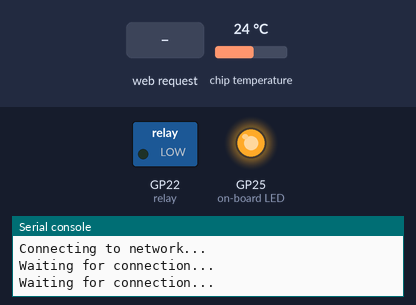
A program run on a simulated Raspberry Pi Pico running MicroPython. On the bench: switched loads named in the program (green lamp = pin HIGH), output pins drawn as LEDs (lit = HIGH), the last lines printed to the serial console. Inputs (shaded band) come from the test bench; at power-on: chip temperature 24 °C. WiFi joins after 1.5 s.

Above: at 1.2 s.
1.3 s: HTTP request GET /alarm/on received
5.6 s: HTTP request GET /alarm/off received
At 15.1 s:
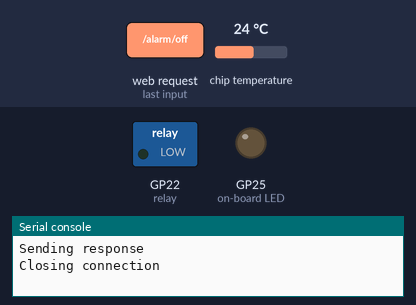
15.5 s: HTTP request GET /alarm/on received
At 16.8 s:
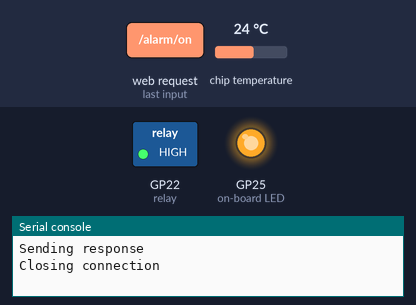
Timing chart, 0 to 18.5 s (numbered marks = the images above; inputs shaded):
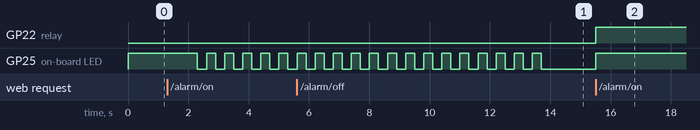

The program:

relay_V2.py
```python
import network
import socket
import uasyncio as asyncio
from time import sleep
from picozero import pico_temp_sensor, pico_led
import machine
import json

relay = machine.Pin(22, machine.Pin.OUT)

# ssid = "BT-P8A5PT"
# password = 'hARMLTPd7caeHf'
ssid = "Millfarm-House-LongRange"
password = 'hARMLTPd7caeHf'

async def connect():
    print('Connecting to network...')
    wlan = network.WLAN(network.STA_IF)
    wlan.active(True)
    wlan.config(pm=0xa11140)  # Disable power management
    wlan.connect(ssid, password)
    while not wlan.isconnected():
        pico_led.on()
        print("Waiting for connection...")
        await asyncio.sleep(1)
        pico_led.off()
    config = wlan.ifconfig()
    ip = config[0]
    mac = wlan.config('mac')
    mac_address = '-'.join('%02x' % b for b in mac).upper()
    print(f"Connected to {ip} with MAC {mac_address}")
    return ip, wlan

async def open_socket(ip):
    address = (ip, 80)
    connection = socket.socket()
    connection.bind(address)
    connection.listen(5)
    connection.setblocking(False)
    print(f"Listening on {ip}:80")
    return connection

async def serve(connection, wlan):
    blink_light_range(20)
    print('Server is ready')
    keep_alive_task = asyncio.create_task(keep_alive(wlan))
    while True:
        if not wlan.isconnected():
            print("Disconnected from network, attempting to reconnect...")
            connection.close()
            ip, wlan = await reconnect(wlan)
            connection = await open_socket(ip)
            keep_alive_task.cancel()
            keep_alive_task = asyncio.create_task(keep_alive(wlan))
            continue

        try:
            client, addr = await asyncio.wait_for(accept_client(connection), timeout=1)
            print(f"Connection from {addr}")
            asyncio.create_task(handle_client(client))
        except asyncio.TimeoutError:
            pass
        except OSError as e:
            if e.errno == 11:  # EAGAIN error
                continue
            else:
                print(f"Error in serve: {e}")

async def accept_client(connection):
    while True:
        try:
            client, addr = connection.accept()
            return client, addr
        except OSError as e:
            if e.errno == 11:  # EAGAIN error
                await asyncio.sleep(0.1)
            else:
                raise

async def handle_client(client):
    try:
        client.settimeout(3.0)
        request = await asyncio.wait_for(read_request(client), timeout=3)
        print('Handling request')
        print(request)
        request = request.decode("utf-8")
        temperature = pico_temp_sensor.temp
        alarm_on = request.find('/alarm/on')
        alarm_off = request.find('/alarm/off')
        state = 0
        if alarm_on > 0:
            pico_led.on()
            relay.value(1)
            state = 1
        if alarm_off > 0:
            pico_led.off()
            relay.value(0)
            state = 0
        data = {"state": state, "temperature": temperature}
        response = json.dumps(data)
        print('Sending response')
        client.send("HTTP/1.1 200 OK\r\n")
        client.send("Content-Type: application/json\r\n\r\n")
        client.send(response)
        print('Closing connection')
    except asyncio.TimeoutError:
        print("Client request timed out")
    except Exception as e:
        print(f"Error handling client: {e}")
    finally:
        client.close()

async def read_request(client):
    while True:
        try:
            return client.recv(1024)
        except OSError as e:
            if e.errno == 11:  # EAGAIN error
                await asyncio.sleep(0.1)
            else:
                raise

async def reconnect(wlan):
    wlan.disconnect()
    while not wlan.isconnected():
        print("Reconnecting...")
        wlan.connect(ssid, password)
        await asyncio.sleep(5)
    ip = wlan.ifconfig()[0]
    print(f"Reconnected on {ip}")
    return ip, wlan

async def keep_alive(wlan):
    while True:
        if wlan.isconnected():
            try:
                wlan.ifconfig()  # A simple operation to keep the connection alive
            except Exception as e:
                print(f"Keep-alive operation failed: {e}")
        await asyncio.sleep(30)  # Adjust the interval as necessary

def blink_light():
    while True:
        pico_led.on()
        sleep(0.3)
        pico_led.off()
        sleep(0.3)

def blink_light_range(ran):
    for i in range(ran):
        pico_led.on()
        sleep(0.3)
        pico_led.off()
        sleep(0.3)

async def main():
    ip, wlan = await connect()
    connection = await open_socket(ip)
    await serve(connection, wlan)

try:
    asyncio.run(main())
except Exception as e:
    print(f"Error: {e}")
    blink_light_range(20)
```

Measured:
- after the input at 5.6 s, GP22 (relay): stays LOW (without the input it goes to HIGH after 8.4 s)
- after the input at 15.5 s, GP22 (relay), GP25 (on-board LED): LOW → HIGH at once
- by itself, GP25 (on-board LED): alternates HIGH for 0.30 s and LOW for 0.30 s, 28 changes in all, then stays LOW
